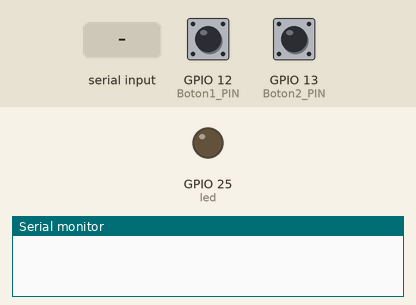
Bench run of a sketch on a simulated ESP32. On the bench: output pins drawn as LEDs (lit = HIGH), the last lines printed to the serial monitor. Dashed ring = blinking. The test bench sets the inputs (shaded band); at power-on: GPIO 12 (Boton1_PIN) HIGH, GPIO 13 (Boton2_PIN) HIGH.

Above: at 1.2 s.
1.3 s: GPIO 12 (Boton1_PIN) pulled LOW for 0.15 s
At 1.8 s:
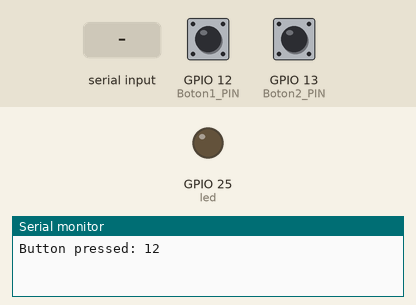
2.9 s: "u" received over Serial
At 3.8 s:
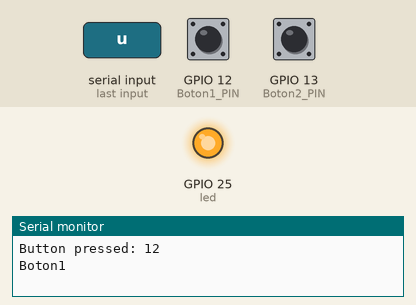
5.9 s: GPIO 13 (Boton2_PIN) pulled LOW for 0.15 s
8.9 s: GPIO 12 (Boton1_PIN) pulled LOW for 1 s
At 9.4 s:
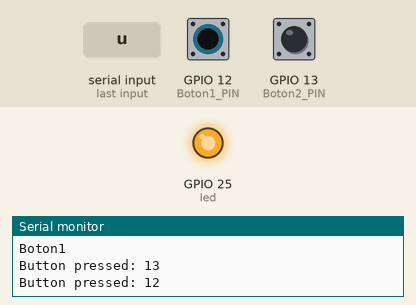
11.4 s: GPIO 12 (Boton1_PIN) pulled LOW for 3.2 s
At 12.9 s:
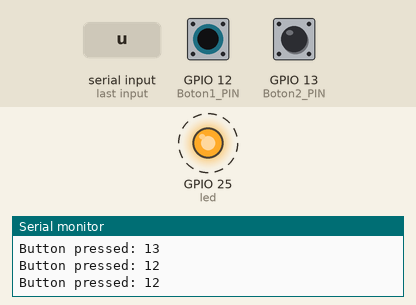
Timing chart, 0 to 17.1 s (numbered marks = the images above; inputs shaded):
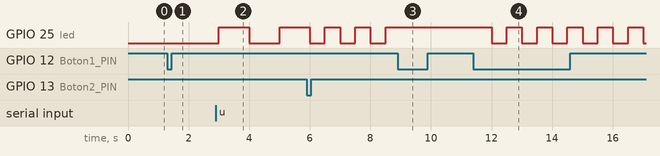

Measured:
- after the input at 1.3 s, GPIO 25 (led): stays LOW (without the input it goes to HIGH after 0.70 s)
- after the input at 2.9 s, GPIO 25 (led): LOW → HIGH after 0.10 s, → LOW 1.0 s later, → HIGH 1.0 s later
- after the input at 8.9 s, GPIO 25 (led): stops changing and stays HIGH
- after the input at 11.4 s, GPIO 25 (led): alternates HIGH for 0.50 s and LOW for 0.50 s, starting after 0.61 s

The sketch:

arduinoApp.ino
```cpp
#include "task1.h"
#include "task2.h"
#include "task3.h"
#include "task4.h"
#include "events.h"

buttonEvt_t buttonEvt = {false, BUTTONS::NONE};

void setup()
{
    task1();
    task2();
    task3();
    task4();
}

void loop()
{
    task1();
    task2();
    task3();
    task4();
}
```

events.h
```cpp
#ifndef _EVENTS_H_
#define _EVENTS_H_

enum class BUTTONS{NONE, Boton1, Boton2};

typedef struct{
    bool trigger;
    BUTTONS whichButton;
} buttonEvt_t;

extern buttonEvt_t buttonEvt;

#endif
```

task1.cpp
```cpp
#include <Arduino.h>
#include "task1.h"
#include "events.h"

void task1()
{
    enum class TaskState
    {
        INIT,
        WAIT_COMMANDS
    };
    static TaskState taskState = TaskState::INIT;

    switch (taskState)
    {
    case TaskState::INIT:
    {
        Serial.begin(115200);
        taskState = TaskState::WAIT_COMMANDS;
        break;
    }
    case TaskState::WAIT_COMMANDS:
    {
        if (Serial.available() > 0)
        {
            int dataRx = Serial.read();
            if (dataRx == 'u')
            {
                Serial.print("Boton1\n");
                buttonEvt.trigger = true;
                buttonEvt.whichButton = BUTTONS::Boton1;
            }
            if (dataRx == 'd')
            {
                Serial.print("Boton2\n");
                buttonEvt.trigger = true;
                buttonEvt.whichButton = BUTTONS::Boton2;
            }
        }
        break;
    }
    default:
    {
    }
    }
}
```

task1.h
```cpp
#ifndef _TASK1_H_
#define _TASK1_H_

void task1();

#endif
```

task2.cpp
```cpp
#include <Arduino.h>
#include "task2.h"
#include "events.h"

void task2()
{
    enum class TaskState
    {
        INIT,
        WAIT_PRESS,
        WAIT_STABLE,
        WAIT_RELEASE
    };
    static TaskState taskState = TaskState::INIT;
    static uint8_t lastButtonPressed;
    static uint32_t initStableTime;

    const uint8_t Boton1_PIN = 12;
    const uint8_t Boton2_PIN = 13;
    const uint32_t STABLE_TIME = 100;

    switch (taskState)
    {
    case TaskState::INIT:
    {
        pinMode(Boton1_PIN, INPUT_PULLUP);
        pinMode(Boton2_PIN, INPUT_PULLUP);
        taskState = TaskState::WAIT_PRESS;
        break;
    }
    case TaskState::WAIT_PRESS:
    {
        if(digitalRead(Boton1_PIN) == LOW){
            lastButtonPressed = Boton1_PIN;
            initStableTime = millis();
            taskState = TaskState::WAIT_STABLE;
        }
        if(digitalRead(Boton2_PIN) == LOW){
            lastButtonPressed = Boton2_PIN;
            initStableTime = millis();
            taskState = TaskState::WAIT_STABLE;
        }

        break;
    }
    case TaskState::WAIT_STABLE:
    {
        if(digitalRead(lastButtonPressed) != LOW){
            taskState = TaskState::WAIT_PRESS;
        }
        else if ( (millis() - initStableTime) > STABLE_TIME){
            if(lastButtonPressed == Boton1_PIN) buttonEvt.whichButton = BUTTONS::Boton1;
            else if(lastButtonPressed == Boton2_PIN) buttonEvt.whichButton = BUTTONS::Boton2;
            buttonEvt.trigger = true;
            printf("Button pressed: %d\n", lastButtonPressed);
            taskState = TaskState::WAIT_RELEASE;
        }
        break;
    }
    case TaskState::WAIT_RELEASE:{
        if(digitalRead(lastButtonPressed) == HIGH){
            taskState = TaskState::WAIT_PRESS;
        }
        break;
    }

    default:
    {
    }
    }
}
```

task2.h
```cpp
#ifndef _TASK2_H_
#define _TASK2_H_

void task2();

#endif
```

task3.cpp
```cpp
#include <Arduino.h>
#include "task3.h"
#include "events.h"

static bool compareKeys(BUTTONS *pSecret, BUTTONS *pKey)
{
    bool correct = true;
    for (uint8_t i = 0; i < 5; i++)
    {
        if (pSecret[i] != pKey[i])
        {
            correct = false;
            break;
        }
    }

    return correct;
}

void task3()
{

    enum class TaskStates
    {
        INIT,
        WAIT_CONFIG,
        APAGADO,
        ENCENDIDO,
        LENTO,
        MEDIO,
        RAPIDO,

    };
    static TaskStates taskState = TaskStates::INIT;
    const uint8_t led = 25;
    static uint32_t lasTime;
    static constexpr uint32_t LentoINTERVAL = 1000;
    static constexpr uint32_t MedioINTERVAL = 500;
    static constexpr uint32_t RapidoINTERVAL = 125;

    static BUTTONS SecretCodigoRapido[5] = {BUTTONS::Boton1, BUTTONS::Boton1,
                                            BUTTONS::Boton2, BUTTONS::Boton2,
                                            BUTTONS::Boton1};

    static BUTTONS RapidoKey[5] = {BUTTONS::NONE};

    static bool ledState = false;
    static bool lastStateON = false;
    static bool lastStateOFF = false;
    static uint8_t key = 0;

    switch (taskState)
    {
    case TaskStates::INIT:
    {
        pinMode(led, OUTPUT);
        digitalWrite(led, LOW);

        taskState = TaskStates::LENTO;

        break;
    }
    case TaskStates::LENTO:
    {
        uint32_t currentTime = millis();
        if ((currentTime - lasTime) >= LentoINTERVAL)
        {
            lasTime = currentTime;
            digitalWrite(led, ledState);
            ledState = !ledState;
            if (buttonEvt.trigger == true)
            {
                buttonEvt.trigger = false;
                if (buttonEvt.whichButton == BUTTONS::Boton1)
                {
                    digitalWrite(led, ledState);
                    ledState = false;
                    taskState = TaskStates::APAGADO;
                }
                else if (buttonEvt.whichButton == BUTTONS::Boton2)
                {

                    taskState = TaskStates::MEDIO;
                }
            }
        }
        break;
    }

    case TaskStates::MEDIO:
    {
        uint32_t currentTime = millis();
        if ((currentTime - lasTime) >= MedioINTERVAL)
        {

            lasTime = currentTime;
            digitalWrite(led, ledState);
            ledState = !ledState;
            if (buttonEvt.trigger == true)
            {
                buttonEvt.trigger = false;
                if (buttonEvt.whichButton == BUTTONS::Boton1)
                {
                    digitalWrite(led, ledState);
                    ledState = true;
                    taskState = TaskStates::ENCENDIDO;
                }
                else if (buttonEvt.whichButton == BUTTONS::Boton2)
                {
                    taskState = TaskStates::LENTO;
                }
            }
        }
        break;
    }

    case TaskStates::RAPIDO:
    {
        uint32_t currentTime = millis();
        if ((currentTime - lasTime) >= RapidoINTERVAL)
        {

            lasTime = currentTime;
            digitalWrite(led, ledState);
            ledState = !ledState;
        }

        if (buttonEvt.trigger == true)
        {
            buttonEvt.trigger = false;
            RapidoKey[key] = buttonEvt.whichButton;
            key++;

            if (key == 5)
            {
                key = 0;
                if (compareKeys(SecretCodigoRapido, RapidoKey) == true)
                {
                    if (lastStateON == true)
                    {
                        digitalWrite(led, ledState);
                        ledState = true;
                        taskState = TaskStates::ENCENDIDO;
                    }
                    else if (lastStateOFF == true)
                    {
                        digitalWrite(led, ledState);

                        ledState = false;
                        taskState = TaskStates::APAGADO;
                    }
                }
                else
                {
                    Serial.print("profe pongame 5");
                }
            }
        }

        break;
    }

    case TaskStates::APAGADO:
    {

        if (buttonEvt.trigger == true)
        {
            buttonEvt.trigger = false;
            if (buttonEvt.whichButton == BUTTONS::Boton1)
            {

                // LED ON
                pinMode(led, OUTPUT);
                digitalWrite(led, LOW);
                digitalWrite(led, ledState);
                ledState = true;
                taskState = TaskStates::LENTO;
            }
            else if (buttonEvt.whichButton == BUTTONS::Boton2)
            {
                taskState = TaskStates::RAPIDO;
                lastStateOFF = true;
                lastStateON = false;
            }
        }
        break;
    }

    case TaskStates::ENCENDIDO:
    {

        if (buttonEvt.trigger == true)
        {
            buttonEvt.trigger = false;
            if (buttonEvt.whichButton == BUTTONS::Boton1)
            {
                taskState = TaskStates::MEDIO;
            }
            else if (buttonEvt.whichButton == BUTTONS::Boton2)
            {
                taskState = TaskStates::RAPIDO;
                lastStateON = true;
                lastStateOFF = false;
            }
        }
        break;
    }

    default:
    {
        break;
    }
    }
}
```

task3.h
```cpp
#ifndef _TASK3_H_
#define _TASK3_H_

void task3();

#endif
```

task4.cpp
```cpp
#include <Arduino.h>
#include "task4.h"


void task4(){


}
```

task4.h
```cpp
#ifndef _TASK4_H_
#define _TASK4_H_

void task4();

#endif
```
